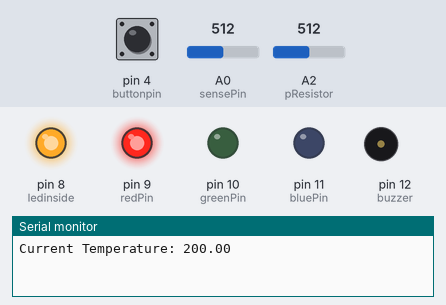
This sketch was run on a simulated Arduino Uno, built with avr-gcc and run on an emulated ATmega328P. Shown: output pins drawn as LEDs (lit = HIGH), buzzer (waves = sounding), the last lines printed to the serial monitor. The inputs (shaded band) are chosen by the test bench; at power-on: A0 (sensePin) = 512, pin 4 (buttonpin) HIGH, A2 (pResistor) = 512.

Above: at 1.8 s.
1.9 s: A0 (sensePin) set to 165
4.2 s: A0 (sensePin) set to 145
At 7.2 s:
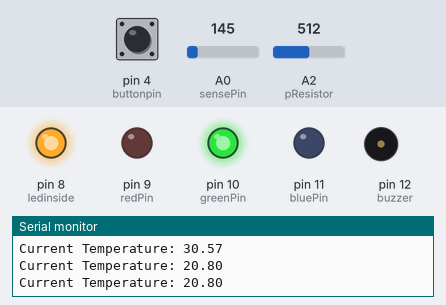
7.5 s: pin 4 (buttonpin) pulled LOW for 3.2 s
At 8.8 s:
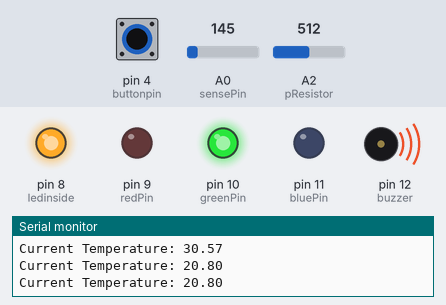
13.5 s: A2 (pResistor) set to 413
15.2 s: A2 (pResistor) set to 383
At 16.3 s:
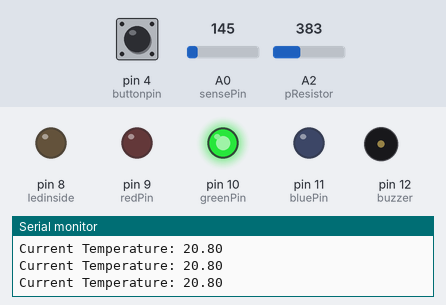
17.5 s: pin 4 (buttonpin) pulled LOW for 1.2 s
At 19.0 s:
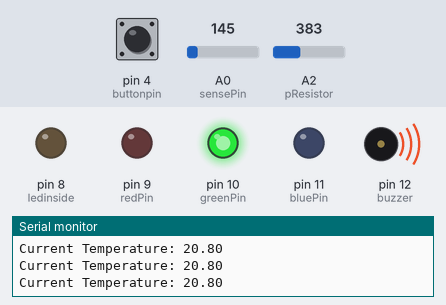
Timing chart, 0 to 21.0 s (numbered marks = the images above; inputs shaded):
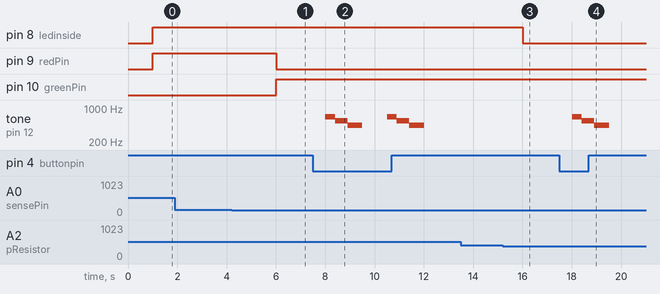

The sketch:

kodtarkmaja.ino
```cpp
const int sensePin = A0;  //This is the Arduino Pin that will read the sensor output
int sensorInput=1;    //The variable we will use to store the sensor input
float temp,voltage;
const int pResistor = A2;
int ledinside = 8;
#define redPin 9
#define greenPin 10
#define bluePin 11
const int buzzer = 12;
int buttonpin = 4;
int val;
int value;
long last;

void setup() {
  // put your setup code here, to run once:
  Serial.begin(9600); //Start the Serial Port at 9600 baud (default)
  pinMode(redPin,OUTPUT);
  pinMode(greenPin,OUTPUT);
  pinMode(bluePin,OUTPUT);
  pinMode(pResistor, INPUT);
  pinMode(buzzer,OUTPUT);
  pinMode(buttonpin, INPUT);
  pinMode(ledinside,OUTPUT);
 last=millis();
}
void loop() {

  // put your main code here, to run repeatedly:
  //if(last+5000<millis()){
    //last=millis();
    sensorInput = analogRead(sensePin);    //read the analog sensor and store it
    voltage = (sensorInput/1024.0) * 5.0;       //find percentage of input reading
    temp = (voltage - .5) * 100;
    delay(1000);
  //}

  value = analogRead(pResistor);
  if (value > 400){
    digitalWrite(ledinside, HIGH);  //Turn led off
  }
  else{
    digitalWrite(ledinside, LOW); //Turn led on
  }

  //tone(buzzer, 200); // Send 1KHz sound signal...
  val = digitalRead(buttonpin);
  if (val == LOW) {
    tone(buzzer, 660);
    delay(400);
    tone(buzzer, 550);
    delay(500);
    tone(buzzer, 440);
    delay(600);
    noTone(buzzer);

  }
  else {
    noTone(buzzer);
  }


  if(temp < 25 && temp > 18)
  {
    digitalWrite(greenPin, HIGH);
    digitalWrite(bluePin, LOW);
    digitalWrite(redPin, LOW);
  }
  else if (temp > 25)
  {
    digitalWrite(redPin, HIGH);
    digitalWrite(greenPin, LOW);
    digitalWrite(bluePin, LOW);
  }
  else if (temp < 18)
  {
    digitalWrite(bluePin, HIGH);
    digitalWrite(redPin, LOW);
    digitalWrite(greenPin, LOW);
  }
  //Convert to degrees
 Serial.print("Current Temperature: ");
 Serial.println(temp);
}
```

Measured:
- the behaviour switches between 154 and 153 on A0 (sensePin) (found by bisection; images 0 and 1)
- the behaviour switches between 401 and 400 on A2 (pResistor) (found by bisection; images 2 and 3)
- after the input at 4.2 s, pin 9 (redPin): HIGH → LOW after 1.8 s; pin 10 (greenPin): LOW → HIGH after 1.8 s
- after the input at 7.5 s, tone on pin 12 (buzzer): plays 660 Hz for 0.40 s, 550 Hz for 0.50 s, 440 Hz for 0.60 s, 660 Hz for 0.40 s, 550 Hz for 0.50 s, 440 Hz for 0.60 s, starting after 0.51 s
- after the input at 15.2 s, pin 8 (ledinside): HIGH → LOW after 0.81 s
- after the input at 17.5 s, tone on pin 12 (buzzer): silent → 660 Hz after 0.51 s, → 550 Hz 0.40 s later, → 440 Hz 0.50 s later, → silent 0.60 s later
